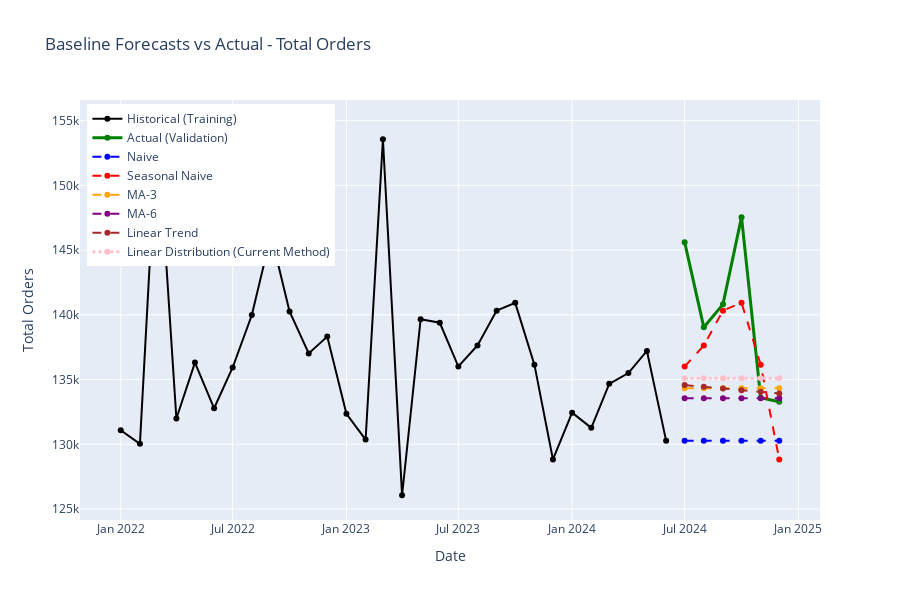
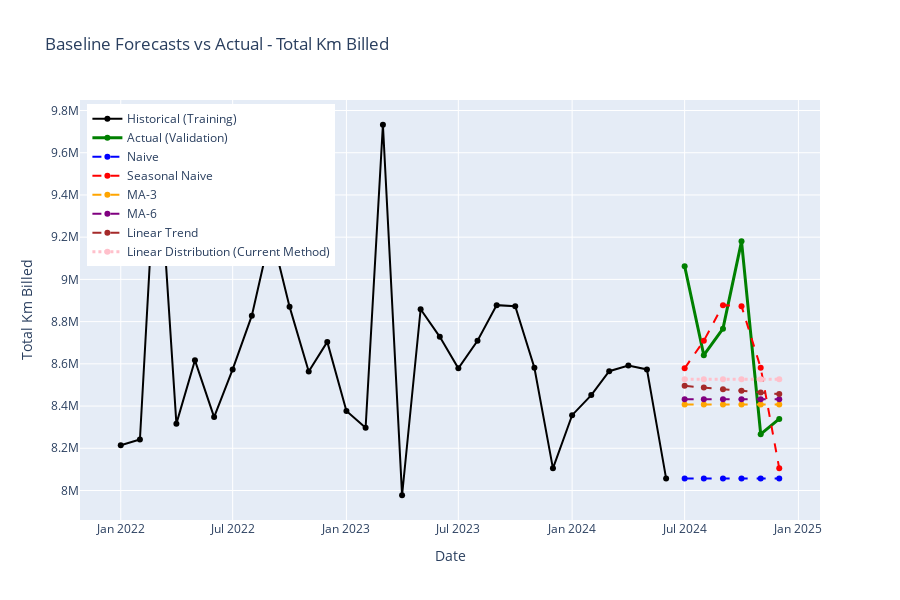
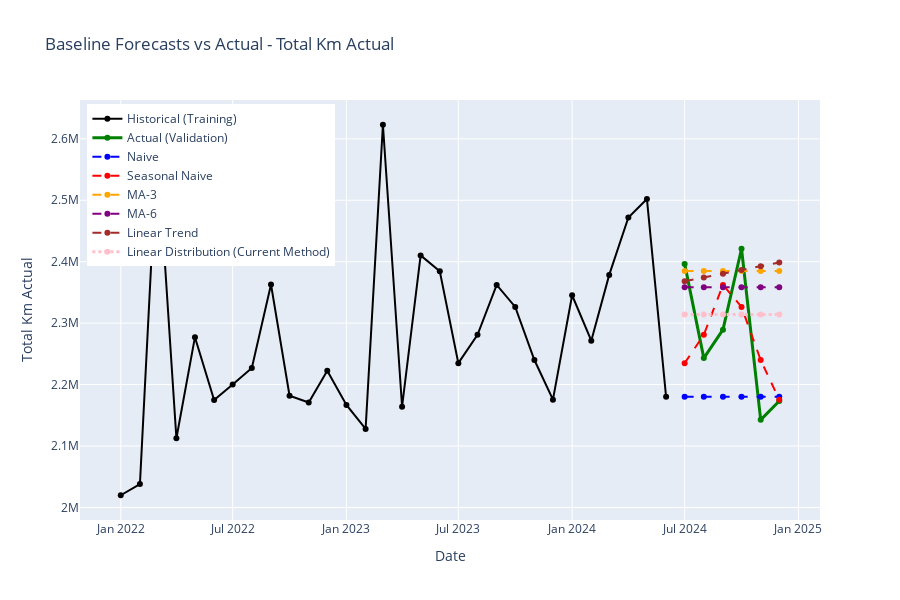
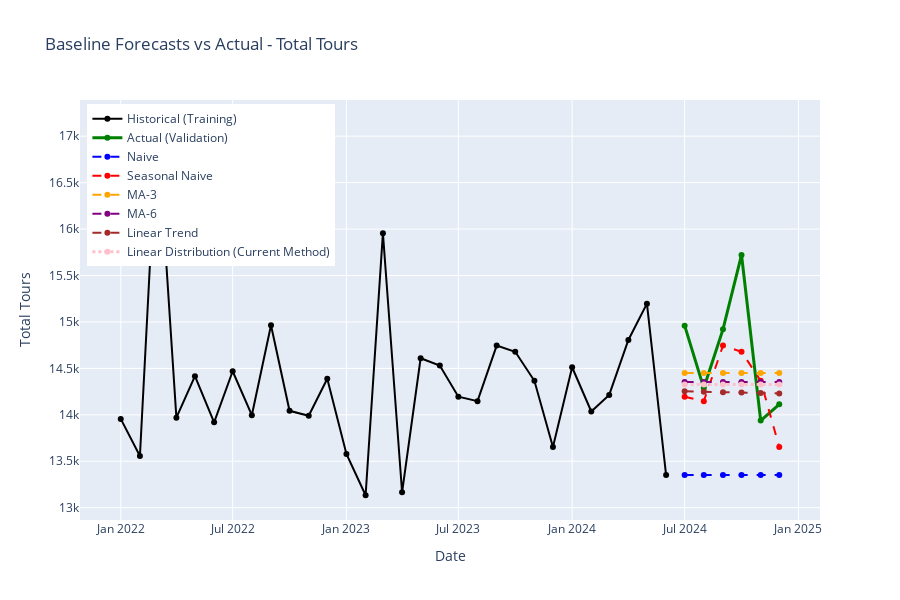

These figures' notebook cell, in order:
### Markdown cell above
## Section 8: Visualization

Plot actual vs forecasted values for each baseline method.

### Code cell
# Create comparison charts for each metric
for metric in target_metrics:
    fig = go.Figure()
    
    # Historical data (training)
    fig.add_trace(
        go.Scatter(
            x=train_df['date'],
            y=train_df[metric],
            mode='lines+markers',
            name='Historical (Training)',
            line=dict(color='black', width=2)
        )
    )
    
    # Actual validation values
    fig.add_trace(
        go.Scatter(
            x=val_df['date'],
            y=val_df[metric],
            mode='lines+markers',
            name='Actual (Validation)',
            line=dict(color='green', width=3)
        )
    )
    
    # Baseline forecasts
    colors = ['blue', 'red', 'orange', 'purple', 'brown', 'pink']
    for i, (model_name, forecasts) in enumerate(all_forecasts.items()):
        # Highlight Current Method with different line style
        line_style = dict(color=colors[i], width=3 if 'Current Method' in model_name else 2, 
                          dash='dot' if 'Current Method' in model_name else 'dash')
        
        fig.add_trace(
            go.Scatter(
                x=val_df['date'],
                y=forecasts[metric],
                mode='lines+markers',
                name=model_name,
                line=line_style
            )
        )
    
    fig.update_layout(
        title=f"Baseline Forecasts vs Actual - {metric.replace('_', ' ').title()}",
        xaxis_title="Date",
        yaxis_title=metric.replace('_', ' ').title(),
        height=600,
        hovermode='x unified',
        legend=dict(x=0.01, y=0.99)
    )
    
    fig.show()
    
    # Save to results
    results_dir = Path('../results')
    results_dir.mkdir(exist_ok=True)
    fig.write_html(results_dir / f'baseline_forecasts_{metric}.html')
    print(f"\n✓ Saved chart: results/baseline_forecasts_{metric}.html")

### Figure 1 — Plotly figure (JSON) as saved in the notebook; plotly's stock layout.template omitted (floating-point values rounded to 4 significant figures)
{"data": [{"line": {"color": "black", "width": 2}, "mode": "lines+markers", "name": "Historical (Training)", "type": "scatter", "x": ["2022-01-01T00:00:00", "2022-02-01T00:00:00", "2022-03-01T00:00:00", "2022-04-01T00:00:00", "2022-05-01T00:00:00", "2022-06-01T00:00:00", "2022-07-01T00:00:00", "2022-08-01T00:00:00", "2022-09-01T00:00:00", "2022-10-01T00:00:00", "2022-11-01T00:00:00", "2022-12-01T00:00:00", "2023-01-01T00:00:00", "2023-02-01T00:00:00", "2023-03-01T00:00:00", "2023-04-01T00:00:00", "2023-05-01T00:00:00", "2023-06-01T00:00:00", "2023-07-01T00:00:00", "2023-08-01T00:00:00", "2023-09-01T00:00:00", "2023-10-01T00:00:00", "2023-11-01T00:00:00", "2023-12-01T00:00:00", "2024-01-01T00:00:00", "2024-02-01T00:00:00", "2024-03-01T00:00:00", "2024-04-01T00:00:00", "2024-05-01T00:00:00", "2024-06-01T00:00:00"], "y": [131085, 130036, 154679, 131993, 136308, 132782, 135932, 139980, 146175, 140265, 137021, 138323, 132354, 130364, 153564, 126065, 139657, 139388, 136007, 137631, 140323, 140925, 136153, 128830, 132440, 131269, 134670, 135502, 137209, 130283]}, {"line": {"color": "green", "width": 3}, "mode": "lines+markers", "name": "Actual (Validation)", "type": "scatter", "x": ["2024-07-01T00:00:00", "2024-08-01T00:00:00", "2024-09-01T00:00:00", "2024-10-01T00:00:00", "2024-11-01T00:00:00", "2024-12-01T00:00:00"], "y": [145610, 139036, 140808, 147542, 133588, 133293]}, {"line": {"color": "blue", "dash": "dash", "width": 2}, "mode": "lines+markers", "name": "Naive", "type": "scatter", "x": ["2024-07-01T00:00:00", "2024-08-01T00:00:00", "2024-09-01T00:00:00", "2024-10-01T00:00:00", "2024-11-01T00:00:00", "2024-12-01T00:00:00"], "y": [130283, 130283, 130283, 130283, 130283, 130283]}, {"line": {"color": "red", "dash": "dash", "width": 2}, "mode": "lines+markers", "name": "Seasonal Naive", "type": "scatter", "x": ["2024-07-01T00:00:00", "2024-08-01T00:00:00", "2024-09-01T00:00:00", "2024-10-01T00:00:00", "2024-11-01T00:00:00", "2024-12-01T00:00:00"], "y": [136007, 137631, 140323, 140925, 136153, 128830]}, {"line": {"color": "orange", "dash": "dash", "width": 2}, "mode": "lines+markers", "name": "MA-3", "type": "scatter", "x": ["2024-07-01T00:00:00", "2024-08-01T00:00:00", "2024-09-01T00:00:00", "2024-10-01T00:00:00", "2024-11-01T00:00:00", "2024-12-01T00:00:00"], "y": [134300.0, 134300.0, 134300.0, 134300.0, 134300.0, 134300.0]}, {"line": {"color": "purple", "dash": "dash", "width": 2}, "mode": "lines+markers", "name": "MA-6", "type": "scatter", "x": ["2024-07-01T00:00:00", "2024-08-01T00:00:00", "2024-09-01T00:00:00", "2024-10-01T00:00:00", "2024-11-01T00:00:00", "2024-12-01T00:00:00"], "y": [133600.0, 133600.0, 133600.0, 133600.0, 133600.0, 133600.0]}, {"line": {"color": "brown", "dash": "dash", "width": 2}, "mode": "lines+markers", "name": "Linear Trend", "type": "scatter", "x": ["2024-07-01T00:00:00", "2024-08-01T00:00:00", "2024-09-01T00:00:00", "2024-10-01T00:00:00", "2024-11-01T00:00:00", "2024-12-01T00:00:00"], "y": [134600.0, 134400.0, 134300.0, 134200.0, 134100.0, 133900.0]}, {"line": {"color": "pink", "dash": "dot", "width": 3}, "mode": "lines+markers", "name": "Linear Distribution (Current Method)", "type": "scatter", "x": ["2024-07-01T00:00:00", "2024-08-01T00:00:00", "2024-09-01T00:00:00", "2024-10-01T00:00:00", "2024-11-01T00:00:00", "2024-12-01T00:00:00"], "y": [135100.0, 135100.0, 135100.0, 135100.0, 135100.0, 135100.0]}], "layout": {"height": 600, "hovermode": "x unified", "legend": {"x": 0.01, "y": 0.99}, "title": {"text": "Baseline Forecasts vs Actual - Total Orders"}, "xaxis": {"title": {"text": "Date"}}, "yaxis": {"title": {"text": "Total Orders"}}}}

### Figure 2 — Plotly figure (JSON) as saved in the notebook; plotly's stock layout.template omitted (floating-point values rounded to 4 significant figures)
{"data": [{"line": {"color": "black", "width": 2}, "mode": "lines+markers", "name": "Historical (Training)", "type": "scatter", "x": ["2022-01-01T00:00:00", "2022-02-01T00:00:00", "2022-03-01T00:00:00", "2022-04-01T00:00:00", "2022-05-01T00:00:00", "2022-06-01T00:00:00", "2022-07-01T00:00:00", "2022-08-01T00:00:00", "2022-09-01T00:00:00", "2022-10-01T00:00:00", "2022-11-01T00:00:00", "2022-12-01T00:00:00", "2023-01-01T00:00:00", "2023-02-01T00:00:00", "2023-03-01T00:00:00", "2023-04-01T00:00:00", "2023-05-01T00:00:00", "2023-06-01T00:00:00", "2023-07-01T00:00:00", "2023-08-01T00:00:00", "2023-09-01T00:00:00", "2023-10-01T00:00:00", "2023-11-01T00:00:00", "2023-12-01T00:00:00", "2024-01-01T00:00:00", "2024-02-01T00:00:00", "2024-03-01T00:00:00", "2024-04-01T00:00:00", "2024-05-01T00:00:00", "2024-06-01T00:00:00"], "y": [8215000.0, 8242000.0, 9707000.0, 8317000.0, 8617000.0, 8348000.0, 8574000.0, 8828000.0, 9228000.0, 8871000.0, 8564000.0, 8704000.0, 8377000.0, 8297000.0, 9733000.0, 7977000.0, 8859000.0, 8728000.0, 8579000.0, 8709000.0, 8878000.0, 8873000.0, 8581000.0, 8105000.0, 8357000.0, 8452000.0, 8565000.0, 8592000.0, 8573000.0, 8057000.0]}, {"line": {"color": "green", "width": 3}, "mode": "lines+markers", "name": "Actual (Validation)", "type": "scatter", "x": ["2024-07-01T00:00:00", "2024-08-01T00:00:00", "2024-09-01T00:00:00", "2024-10-01T00:00:00", "2024-11-01T00:00:00", "2024-12-01T00:00:00"], "y": [9062000.0, 8641000.0, 8767000.0, 9180000.0, 8267000.0, 8339000.0]}, {"line": {"color": "blue", "dash": "dash", "width": 2}, "mode": "lines+markers", "name": "Naive", "type": "scatter", "x": ["2024-07-01T00:00:00", "2024-08-01T00:00:00", "2024-09-01T00:00:00", "2024-10-01T00:00:00", "2024-11-01T00:00:00", "2024-12-01T00:00:00"], "y": [8057000.0, 8057000.0, 8057000.0, 8057000.0, 8057000.0, 8057000.0]}, {"line": {"color": "red", "dash": "dash", "width": 2}, "mode": "lines+markers", "name": "Seasonal Naive", "type": "scatter", "x": ["2024-07-01T00:00:00", "2024-08-01T00:00:00", "2024-09-01T00:00:00", "2024-10-01T00:00:00", "2024-11-01T00:00:00", "2024-12-01T00:00:00"], "y": [8579000.0, 8709000.0, 8878000.0, 8873000.0, 8581000.0, 8105000.0]}, {"line": {"color": "orange", "dash": "dash", "width": 2}, "mode": "lines+markers", "name": "MA-3", "type": "scatter", "x": ["2024-07-01T00:00:00", "2024-08-01T00:00:00", "2024-09-01T00:00:00", "2024-10-01T00:00:00", "2024-11-01T00:00:00", "2024-12-01T00:00:00"], "y": [8407000.0, 8407000.0, 8407000.0, 8407000.0, 8407000.0, 8407000.0]}, {"line": {"color": "purple", "dash": "dash", "width": 2}, "mode": "lines+markers", "name": "MA-6", "type": "scatter", "x": ["2024-07-01T00:00:00", "2024-08-01T00:00:00", "2024-09-01T00:00:00", "2024-10-01T00:00:00", "2024-11-01T00:00:00", "2024-12-01T00:00:00"], "y": [8433000.0, 8433000.0, 8433000.0, 8433000.0, 8433000.0, 8433000.0]}, {"line": {"color": "brown", "dash": "dash", "width": 2}, "mode": "lines+markers", "name": "Linear Trend", "type": "scatter", "x": ["2024-07-01T00:00:00", "2024-08-01T00:00:00", "2024-09-01T00:00:00", "2024-10-01T00:00:00", "2024-11-01T00:00:00", "2024-12-01T00:00:00"], "y": [8496000.0, 8488000.0, 8480000.0, 8472000.0, 8464000.0, 8457000.0]}, {"line": {"color": "pink", "dash": "dot", "width": 3}, "mode": "lines+markers", "name": "Linear Distribution (Current Method)", "type": "scatter", "x": ["2024-07-01T00:00:00", "2024-08-01T00:00:00", "2024-09-01T00:00:00", "2024-10-01T00:00:00", "2024-11-01T00:00:00", "2024-12-01T00:00:00"], "y": [8527000.0, 8527000.0, 8527000.0, 8527000.0, 8527000.0, 8527000.0]}], "layout": {"height": 600, "hovermode": "x unified", "legend": {"x": 0.01, "y": 0.99}, "title": {"text": "Baseline Forecasts vs Actual - Total Km Billed"}, "xaxis": {"title": {"text": "Date"}}, "yaxis": {"title": {"text": "Total Km Billed"}}}}

### Figure 3 — Plotly figure (JSON) as saved in the notebook; plotly's stock layout.template omitted (floating-point values rounded to 4 significant figures)
{"data": [{"line": {"color": "black", "width": 2}, "mode": "lines+markers", "name": "Historical (Training)", "type": "scatter", "x": ["2022-01-01T00:00:00", "2022-02-01T00:00:00", "2022-03-01T00:00:00", "2022-04-01T00:00:00", "2022-05-01T00:00:00", "2022-06-01T00:00:00", "2022-07-01T00:00:00", "2022-08-01T00:00:00", "2022-09-01T00:00:00", "2022-10-01T00:00:00", "2022-11-01T00:00:00", "2022-12-01T00:00:00", "2023-01-01T00:00:00", "2023-02-01T00:00:00", "2023-03-01T00:00:00", "2023-04-01T00:00:00", "2023-05-01T00:00:00", "2023-06-01T00:00:00", "2023-07-01T00:00:00", "2023-08-01T00:00:00", "2023-09-01T00:00:00", "2023-10-01T00:00:00", "2023-11-01T00:00:00", "2023-12-01T00:00:00", "2024-01-01T00:00:00", "2024-02-01T00:00:00", "2024-03-01T00:00:00", "2024-04-01T00:00:00", "2024-05-01T00:00:00", "2024-06-01T00:00:00"], "y": [2020000.0, 2038000.0, 2589000.0, 2113000.0, 2277000.0, 2175000.0, 2200000.0, 2227000.0, 2363000.0, 2182000.0, 2171000.0, 2223000.0, 2167000.0, 2128000.0, 2623000.0, 2164000.0, 2410000.0, 2384000.0, 2235000.0, 2281000.0, 2362000.0, 2326000.0, 2240000.0, 2175000.0, 2345000.0, 2271000.0, 2379000.0, 2472000.0, 2502000.0, 2180000.0]}, {"line": {"color": "green", "width": 3}, "mode": "lines+markers", "name": "Actual (Validation)", "type": "scatter", "x": ["2024-07-01T00:00:00", "2024-08-01T00:00:00", "2024-09-01T00:00:00", "2024-10-01T00:00:00", "2024-11-01T00:00:00", "2024-12-01T00:00:00"], "y": [2396000.0, 2243000.0, 2289000.0, 2421000.0, 2143000.0, 2173000.0]}, {"line": {"color": "blue", "dash": "dash", "width": 2}, "mode": "lines+markers", "name": "Naive", "type": "scatter", "x": ["2024-07-01T00:00:00", "2024-08-01T00:00:00", "2024-09-01T00:00:00", "2024-10-01T00:00:00", "2024-11-01T00:00:00", "2024-12-01T00:00:00"], "y": [2180000.0, 2180000.0, 2180000.0, 2180000.0, 2180000.0, 2180000.0]}, {"line": {"color": "red", "dash": "dash", "width": 2}, "mode": "lines+markers", "name": "Seasonal Naive", "type": "scatter", "x": ["2024-07-01T00:00:00", "2024-08-01T00:00:00", "2024-09-01T00:00:00", "2024-10-01T00:00:00", "2024-11-01T00:00:00", "2024-12-01T00:00:00"], "y": [2235000.0, 2281000.0, 2362000.0, 2326000.0, 2240000.0, 2175000.0]}, {"line": {"color": "orange", "dash": "dash", "width": 2}, "mode": "lines+markers", "name": "MA-3", "type": "scatter", "x": ["2024-07-01T00:00:00", "2024-08-01T00:00:00", "2024-09-01T00:00:00", "2024-10-01T00:00:00", "2024-11-01T00:00:00", "2024-12-01T00:00:00"], "y": [2385000.0, 2385000.0, 2385000.0, 2385000.0, 2385000.0, 2385000.0]}, {"line": {"color": "purple", "dash": "dash", "width": 2}, "mode": "lines+markers", "name": "MA-6", "type": "scatter", "x": ["2024-07-01T00:00:00", "2024-08-01T00:00:00", "2024-09-01T00:00:00", "2024-10-01T00:00:00", "2024-11-01T00:00:00", "2024-12-01T00:00:00"], "y": [2358000.0, 2358000.0, 2358000.0, 2358000.0, 2358000.0, 2358000.0]}, {"line": {"color": "brown", "dash": "dash", "width": 2}, "mode": "lines+markers", "name": "Linear Trend", "type": "scatter", "x": ["2024-07-01T00:00:00", "2024-08-01T00:00:00", "2024-09-01T00:00:00", "2024-10-01T00:00:00", "2024-11-01T00:00:00", "2024-12-01T00:00:00"], "y": [2368000.0, 2374000.0, 2380000.0, 2387000.0, 2393000.0, 2399000.0]}, {"line": {"color": "pink", "dash": "dot", "width": 3}, "mode": "lines+markers", "name": "Linear Distribution (Current Method)", "type": "scatter", "x": ["2024-07-01T00:00:00", "2024-08-01T00:00:00", "2024-09-01T00:00:00", "2024-10-01T00:00:00", "2024-11-01T00:00:00", "2024-12-01T00:00:00"], "y": [2314000.0, 2314000.0, 2314000.0, 2314000.0, 2314000.0, 2314000.0]}], "layout": {"height": 600, "hovermode": "x unified", "legend": {"x": 0.01, "y": 0.99}, "title": {"text": "Baseline Forecasts vs Actual - Total Km Actual"}, "xaxis": {"title": {"text": "Date"}}, "yaxis": {"title": {"text": "Total Km Actual"}}}}

### Figure 4 — Plotly figure (JSON) as saved in the notebook; plotly's stock layout.template omitted (floating-point values rounded to 4 significant figures)
{"data": [{"line": {"color": "black", "width": 2}, "mode": "lines+markers", "name": "Historical (Training)", "type": "scatter", "x": ["2022-01-01T00:00:00", "2022-02-01T00:00:00", "2022-03-01T00:00:00", "2022-04-01T00:00:00", "2022-05-01T00:00:00", "2022-06-01T00:00:00", "2022-07-01T00:00:00", "2022-08-01T00:00:00", "2022-09-01T00:00:00", "2022-10-01T00:00:00", "2022-11-01T00:00:00", "2022-12-01T00:00:00", "2023-01-01T00:00:00", "2023-02-01T00:00:00", "2023-03-01T00:00:00", "2023-04-01T00:00:00", "2023-05-01T00:00:00", "2023-06-01T00:00:00", "2023-07-01T00:00:00", "2023-08-01T00:00:00", "2023-09-01T00:00:00", "2023-10-01T00:00:00", "2023-11-01T00:00:00", "2023-12-01T00:00:00", "2024-01-01T00:00:00", "2024-02-01T00:00:00", "2024-03-01T00:00:00", "2024-04-01T00:00:00", "2024-05-01T00:00:00", "2024-06-01T00:00:00"], "y": [13960.0, 13560.0, 17120.0, 13970.0, 14420.0, 13920.0, 14470.0, 14000.0, 14960.0, 14040.0, 13990.0, 14390.0, 13580.0, 13130.0, 15960.0, 13170.0, 14610.0, 14530.0, 14200.0, 14150.0, 14740.0, 14680.0, 14370.0, 13650.0, 14510.0, 14040.0, 14210.0, 14810.0, 15200.0, 13350.0]}, {"line": {"color": "green", "width": 3}, "mode": "lines+markers", "name": "Actual (Validation)", "type": "scatter", "x": ["2024-07-01T00:00:00", "2024-08-01T00:00:00", "2024-09-01T00:00:00", "2024-10-01T00:00:00", "2024-11-01T00:00:00", "2024-12-01T00:00:00"], "y": [14960.0, 14290.0, 14920.0, 15720.0, 13940.0, 14110.0]}, {"line": {"color": "blue", "dash": "dash", "width": 2}, "mode": "lines+markers", "name": "Naive", "type": "scatter", "x": ["2024-07-01T00:00:00", "2024-08-01T00:00:00", "2024-09-01T00:00:00", "2024-10-01T00:00:00", "2024-11-01T00:00:00", "2024-12-01T00:00:00"], "y": [13350.0, 13350.0, 13350.0, 13350.0, 13350.0, 13350.0]}, {"line": {"color": "red", "dash": "dash", "width": 2}, "mode": "lines+markers", "name": "Seasonal Naive", "type": "scatter", "x": ["2024-07-01T00:00:00", "2024-08-01T00:00:00", "2024-09-01T00:00:00", "2024-10-01T00:00:00", "2024-11-01T00:00:00", "2024-12-01T00:00:00"], "y": [14200.0, 14150.0, 14740.0, 14680.0, 14370.0, 13650.0]}, {"line": {"color": "orange", "dash": "dash", "width": 2}, "mode": "lines+markers", "name": "MA-3", "type": "scatter", "x": ["2024-07-01T00:00:00", "2024-08-01T00:00:00", "2024-09-01T00:00:00", "2024-10-01T00:00:00", "2024-11-01T00:00:00", "2024-12-01T00:00:00"], "y": [14450.0, 14450.0, 14450.0, 14450.0, 14450.0, 14450.0]}, {"line": {"color": "purple", "dash": "dash", "width": 2}, "mode": "lines+markers", "name": "MA-6", "type": "scatter", "x": ["2024-07-01T00:00:00", "2024-08-01T00:00:00", "2024-09-01T00:00:00", "2024-10-01T00:00:00", "2024-11-01T00:00:00", "2024-12-01T00:00:00"], "y": [14350.0, 14350.0, 14350.0, 14350.0, 14350.0, 14350.0]}, {"line": {"color": "brown", "dash": "dash", "width": 2}, "mode": "lines+markers", "name": "Linear Trend", "type": "scatter", "x": ["2024-07-01T00:00:00", "2024-08-01T00:00:00", "2024-09-01T00:00:00", "2024-10-01T00:00:00", "2024-11-01T00:00:00", "2024-12-01T00:00:00"], "y": [14250.0, 14250.0, 14240.0, 14240.0, 14230.0, 14230.0]}, {"line": {"color": "pink", "dash": "dot", "width": 3}, "mode": "lines+markers", "name": "Linear Distribution (Current Method)", "type": "scatter", "x": ["2024-07-01T00:00:00", "2024-08-01T00:00:00", "2024-09-01T00:00:00", "2024-10-01T00:00:00", "2024-11-01T00:00:00", "2024-12-01T00:00:00"], "y": [14330.0, 14330.0, 14330.0, 14330.0, 14330.0, 14330.0]}], "layout": {"height": 600, "hovermode": "x unified", "legend": {"x": 0.01, "y": 0.99}, "title": {"text": "Baseline Forecasts vs Actual - Total Tours"}, "xaxis": {"title": {"text": "Date"}}, "yaxis": {"title": {"text": "Total Tours"}}}}
